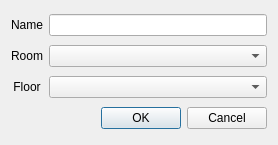
<?xml version="1.0" encoding="UTF-8"?>
<ui version="4.0">
 <class>NewEvent</class>
 <widget class="QDialog" name="NewEvent">
  <property name="geometry">
   <rect>
    <x>0</x>
    <y>0</y>
    <width>278</width>
    <height>145</height>
   </rect>
  </property>
  <property name="windowTitle">
   <string>Create New Event</string>
  </property>
  <layout class="QGridLayout" name="gridLayout">
   <item row="0" column="0">
    <widget class="QLabel" name="label">
     <property name="text">
      <string>Name</string>
     </property>
     <property name="alignment">
      <set>Qt::AlignCenter</set>
     </property>
    </widget>
   </item>
   <item row="0" column="1">
    <widget class="QLineEdit" name="name"/>
   </item>
   <item row="1" column="0">
    <widget class="QLabel" name="label_2">
     <property name="text">
      <string>Room</string>
     </property>
     <property name="alignment">
      <set>Qt::AlignCenter</set>
     </property>
    </widget>
   </item>
   <item row="1" column="1">
    <widget class="QComboBox" name="room"/>
   </item>
   <item row="2" column="0">
    <widget class="QLabel" name="label_3">
     <property name="text">
      <string>Floor</string>
     </property>
     <property name="alignment">
      <set>Qt::AlignCenter</set>
     </property>
    </widget>
   </item>
   <item row="2" column="1">
    <widget class="QComboBox" name="floor"/>
   </item>
   <item row="3" column="0" colspan="2">
    <widget class="QDialogButtonBox" name="buttonBox">
     <property name="orientation">
      <enum>Qt::Horizontal</enum>
     </property>
     <property name="standardButtons">
      <set>QDialogButtonBox::Cancel|QDialogButtonBox::Ok</set>
     </property>
    </widget>
   </item>
  </layout>
 </widget>
 <resources/>
 <connections>
  <connection>
   <sender>buttonBox</sender>
   <signal>accepted()</signal>
   <receiver>NewEvent</receiver>
   <slot>accept()</slot>
   <hints>
    <hint type="sourcelabel">
     <x>248</x>
     <y>254</y>
    </hint>
    <hint type="destinationlabel">
     <x>157</x>
     <y>274</y>
    </hint>
   </hints>
  </connection>
  <connection>
   <sender>buttonBox</sender>
   <signal>rejected()</signal>
   <receiver>NewEvent</receiver>
   <slot>reject()</slot>
   <hints>
    <hint type="sourcelabel">
     <x>316</x>
     <y>260</y>
    </hint>
    <hint type="destinationlabel">
     <x>286</x>
     <y>274</y>
    </hint>
   </hints>
  </connection>
 </connections>
</ui>
